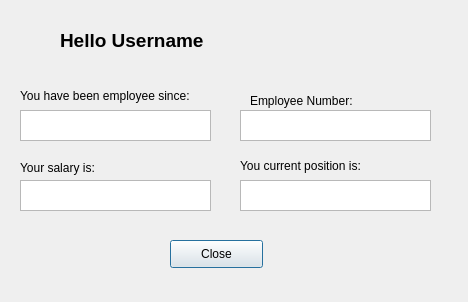
<?xml version="1.0" encoding="UTF-8"?>
<ui version="4.0">
 <class>User</class>
 <widget class="QDialog" name="User">
  <property name="geometry">
   <rect>
    <x>0</x>
    <y>0</y>
    <width>468</width>
    <height>302</height>
   </rect>
  </property>
  <property name="windowTitle">
   <string>Dialog</string>
  </property>
  <widget class="QLabel" name="lblUser">
   <property name="geometry">
    <rect>
     <x>60</x>
     <y>10</y>
     <width>211</width>
     <height>61</height>
    </rect>
   </property>
   <property name="font">
    <font>
     <pointsize>14</pointsize>
     <weight>75</weight>
     <bold>true</bold>
    </font>
   </property>
   <property name="text">
    <string>Hello Username</string>
   </property>
  </widget>
  <widget class="QLabel" name="label_2">
   <property name="geometry">
    <rect>
     <x>20</x>
     <y>80</y>
     <width>201</width>
     <height>31</height>
    </rect>
   </property>
   <property name="text">
    <string>You have been employee since:</string>
   </property>
  </widget>
  <widget class="QTextBrowser" name="textDate">
   <property name="geometry">
    <rect>
     <x>20</x>
     <y>110</y>
     <width>191</width>
     <height>31</height>
    </rect>
   </property>
  </widget>
  <widget class="QLabel" name="label_3">
   <property name="geometry">
    <rect>
     <x>20</x>
     <y>160</y>
     <width>101</width>
     <height>16</height>
    </rect>
   </property>
   <property name="text">
    <string>Your salary is:</string>
   </property>
  </widget>
  <widget class="QTextBrowser" name="textSalary">
   <property name="geometry">
    <rect>
     <x>20</x>
     <y>180</y>
     <width>191</width>
     <height>31</height>
    </rect>
   </property>
  </widget>
  <widget class="QLabel" name="label_4">
   <property name="geometry">
    <rect>
     <x>240</x>
     <y>150</y>
     <width>171</width>
     <height>31</height>
    </rect>
   </property>
   <property name="text">
    <string>You current position is:</string>
   </property>
  </widget>
  <widget class="QTextBrowser" name="textPosition">
   <property name="geometry">
    <rect>
     <x>240</x>
     <y>180</y>
     <width>191</width>
     <height>31</height>
    </rect>
   </property>
  </widget>
  <widget class="QLabel" name="label">
   <property name="geometry">
    <rect>
     <x>250</x>
     <y>90</y>
     <width>131</width>
     <height>21</height>
    </rect>
   </property>
   <property name="text">
    <string>Employee Number:</string>
   </property>
  </widget>
  <widget class="QTextBrowser" name="textNumber">
   <property name="geometry">
    <rect>
     <x>240</x>
     <y>110</y>
     <width>191</width>
     <height>31</height>
    </rect>
   </property>
  </widget>
  <widget class="QPushButton" name="btnClose">
   <property name="geometry">
    <rect>
     <x>170</x>
     <y>240</y>
     <width>93</width>
     <height>28</height>
    </rect>
   </property>
   <property name="text">
    <string>Close</string>
   </property>
  </widget>
 </widget>
 <resources/>
 <connections/>
</ui>
